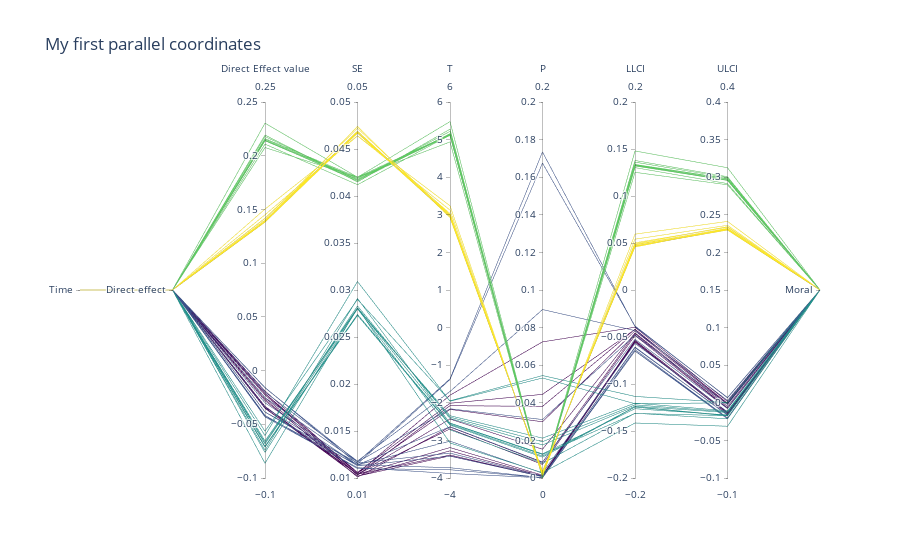

The cell this chart's notebook holds for it:
### Code cell
# 道德与情绪平行坐标绘图
import numpy as np
import pandas as pd
import plotly as py
import plotly.graph_objs as go
py.offline.init_notebook_mode(connected=True)
# 获取数据
paral_path1 = r'F:/baidu_moraldata/parallel coordinates/test.txt'
paral_path2 = r'F:/baidu_moraldata/parallel coordinates/indirect.txt'
paral_path3 = r'F:/baidu_moraldata/parallel coordinates/total.txt'
paral_direct = pd.read_table(paral_path1)
paral_indirect = pd.read_table(paral_path2)
pparal_total = pd.read_table(paral_path3)

paral_direct['Scene_id']=paral_direct['Scene'].map({'week':1,'workdays':2,'weekend':3,
                                                    'holiday':4,'weekend&holiday':5})

py.offline.iplot({
    "data":[go.Parcoords(
        line = dict(color = paral_direct['Scene_id'],
                    colorscale = [[1,'yellow'],[1,'blue'],[1,'orangered'],[1,'deepskyblue'],[1,'skyblue']]),
        dimensions = list([
            dict(range=[0,2],
                 tickvals=[1],
                 values=paral_direct['X'],
                 ticktext=['Time']),
            dict(range=[0,2],
                 tickvals=[1],
                 values=paral_direct['Effect Type'],
                 ticktext=['Direct effect']),
            dict(range= [-0.1,0.25],
                 label='Direct Effect value',values=paral_direct['D_Effect']),
            dict(range=[0.01,0.05],
                 label='SE',values=paral_direct['SE']),
            dict(range=[-4,6],
                 label='T',values=paral_direct['T']),
                 #ticktext=['text1','text2','text3','text4']),
            dict(range=[0,0.2],
                 label='P',values=paral_direct['P']),
            dict(range=[-0.2,0.2],
                 label='LLCI',values=paral_direct['LLCI']),
            dict(range=[-0.1,0.4],
                 label='ULCI',values=paral_direct['ULCI']),
            dict(range=[0,2],
                 tickvals=[1],
                 values=paral_direct['Y'],
                 ticktext=['Moral'])
        ])
      )],"layout":go.Layout(title='My first parallel coordinates')
})

### Figure 1 — Plotly figure (JSON) as saved in the notebook; plotly's stock layout.template omitted (floating-point values rounded to 4 significant figures)
{"data": [{"dimensions": [{"range": [0, 2], "ticktext": ["Time"], "tickvals": [1], "values": [1, 1, 1, 1, 1, 1, 1, 1, 1, 1, 1, 1, 1, 1, 1, 1, 1, 1, 1, 1, 1, 1, 1, 1, 1, 1, 1, 1, 1, 1, 1, 1, 1, 1, 1, 1, 1, 1, 1, 1, 1, 1, 1, 1, 1, 1, 1, 1, 1, 1, 1, 1, 1, 1, 1]}, {"range": [0, 2], "ticktext": ["Direct effect"], "tickvals": [1], "values": [1, 1, 1, 1, 1, 1, 1, 1, 1, 1, 1, 1, 1, 1, 1, 1, 1, 1, 1, 1, 1, 1, 1, 1, 1, 1, 1, 1, 1, 1, 1, 1, 1, 1, 1, 1, 1, 1, 1, 1, 1, 1, 1, 1, 1, 1, 1, 1, 1, 1, 1, 1, 1, 1, 1]}, {"label": "Direct Effect value", "range": [-0.1, 0.25], "values": [-0.0213, -0.0352, -0.019, -0.0253, -0.0215, -0.028, -0.0228, -0.0267, -0.0347, -0.0333, -0.0335, -0.0201, -0.0425, -0.016, -0.03, -0.0158, -0.0344, -0.0252, -0.0386, -0.0431, -0.0386, -0.0417, -0.0655, -0.0709, -0.067, -0.0713, -0.0564, -0.0742, -0.0762, -0.0605, -0.0705, -0.0683, -0.0863, 0.2139, 0.2143, 0.2144, 0.2141, 0.2152, 0.2303, 0.2108, 0.2159, 0.2178, 0.2192, 0.2076, 0.1383, 0.1394, 0.1387, 0.1402, 0.1417, 0.1503, 0.1382, 0.1386, 0.1418, 0.1385, 0.145]}, {"label": "SE", "range": [0.01, 0.05], "values": [0.0106, 0.0104, 0.0105, 0.0104, 0.0103, 0.0104, 0.0105, 0.0101, 0.0102, 0.0104, 0.0102, 0.0118, 0.0114, 0.0117, 0.0114, 0.0115, 0.0114, 0.0117, 0.0113, 0.0111, 0.0116, 0.011, 0.028, 0.0273, 0.0281, 0.0281, 0.029, 0.0291, 0.028, 0.0309, 0.0274, 0.0283, 0.0281, 0.0417, 0.0416, 0.0418, 0.0419, 0.0419, 0.042, 0.0412, 0.042, 0.0417, 0.0415, 0.042, 0.0469, 0.0467, 0.0469, 0.0468, 0.0472, 0.0464, 0.0467, 0.0474, 0.0467, 0.0468, 0.0464]}, {"label": "T", "range": [-4, 6], "values": [-2.012, -3.389, -1.799, -2.43, -2.077, -2.695, -2.175, -2.643, -3.412, -3.191, -3.278, -1.699, -3.727, -1.362, -2.635, -1.381, -3.021, -2.159, -3.419, -3.88, -3.339, -3.781, -2.344, -2.591, -2.381, -2.538, -1.947, -2.547, -2.719, -1.958, -2.571, -2.417, -3.067, 5.126, 5.157, 5.133, 5.109, 5.135, 5.479, 5.122, 5.143, 5.219, 5.277, 4.938, 2.951, 2.987, 2.96, 2.995, 3.004, 3.24, 2.963, 2.922, 3.034, 2.956, 3.125]}, {"label": "P", "range": [0, 0.2], "values": [0.0445, 0.0007, 0.0724, 0.0153, 0.0381, 0.0072, 0.0299, 0.0083, 0.0007, 0.0015, 0.0011, 0.0896, 0.0002, 0.1734, 0.0085, 0.1675, 0.0026, 0.0311, 0.0007, 0.0001, 0.0009, 0.0002, 0.0212, 0.0111, 0.0193, 0.0128, 0.0545, 0.0125, 0.0078, 0.0532, 0.0117, 0.0176, 0.0028, 0, 0, 0, 0, 0, 0, 0, 0, 0, 0, 0, 0.0033, 0.003, 0.0032, 0.0029, 0.0028, 0.0013, 0.0032, 0.0036, 0.0025, 0.0033, 0.0019]}, {"label": "LLCI", "range": [-0.2, 0.2], "values": [-0.042, -0.0555, -0.0396, -0.0456, -0.0417, -0.0484, -0.0434, -0.0465, -0.0546, -0.0538, -0.0536, -0.0432, -0.0648, -0.039, -0.0524, -0.0383, -0.0568, -0.048, -0.0607, -0.0649, -0.0613, -0.0634, -0.1203, -0.1245, -0.1222, -0.1263, -0.1132, -0.1313, -0.1311, -0.121, -0.1243, -0.1237, -0.1415, 0.1321, 0.1329, 0.1326, 0.1319, 0.1331, 0.1479, 0.1302, 0.1336, 0.136, 0.1378, 0.1252, 0.0464, 0.0479, 0.0469, 0.0484, 0.0492, 0.0594, 0.0468, 0.0457, 0.0502, 0.0466, 0.0541]}, {"label": "ULCI", "range": [-0.1, 0.4], "values": [-0.0006, -0.0148, 0.0017, -0.0049, -0.0012, -0.0076, -0.0023, -0.0069, -0.0148, -0.0129, -0.0135, 0.0031, -0.0201, 0.007, -0.0077, 0.0066, -0.0121, -0.0023, -0.0165, -0.0213, -0.0159, -0.0201, -0.0107, -0.0173, -0.0119, -0.0162, 0.0004, -0.0171, -0.0213, 0, -0.0168, -0.0129, -0.0312, 0.2957, 0.2958, 0.2963, 0.2962, 0.2974, 0.3126, 0.2915, 0.2982, 0.2995, 0.3006, 0.2899, 0.2301, 0.2309, 0.2306, 0.2319, 0.2342, 0.2412, 0.2297, 0.2316, 0.2334, 0.2303, 0.236]}, {"range": [0, 2], "ticktext": ["Moral"], "tickvals": [1], "values": [1, 1, 1, 1, 1, 1, 1, 1, 1, 1, 1, 1, 1, 1, 1, 1, 1, 1, 1, 1, 1, 1, 1, 1, 1, 1, 1, 1, 1, 1, 1, 1, 1, 1, 1, 1, 1, 1, 1, 1, 1, 1, 1, 1, 1, 1, 1, 1, 1, 1, 1, 1, 1, 1, 1]}], "line": {"color": [1, 1, 1, 1, 1, 1, 1, 1, 1, 1, 1, 2, 2, 2, 2, 2, 2, 2, 2, 2, 2, 2, 3, 3, 3, 3, 3, 3, 3, 3, 3, 3, 3, 4, 4, 4, 4, 4, 4, 4, 4, 4, 4, 4, 5, 5, 5, 5, 5, 5, 5, 5, 5, 5, 5], "colorscale": [[1, "yellow"], [1, "blue"], [1, "orangered"], [1, "deepskyblue"], [1, "skyblue"]]}, "type": "parcoords"}], "layout": {"title": {"text": "My first parallel coordinates"}}}
